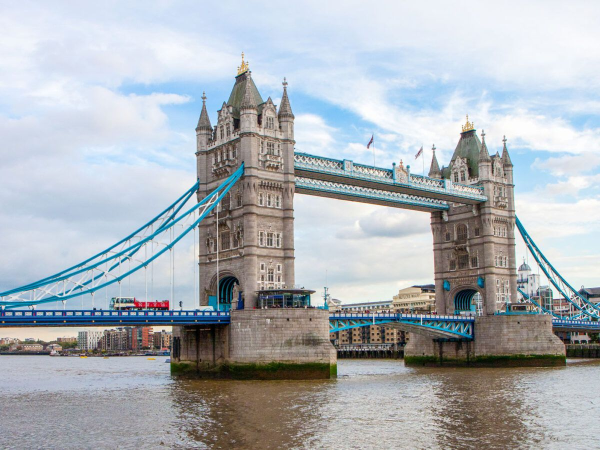
#> input picture imageProcessing/230217/source/london.jpg, 1200 x 900 px (shown at 1/2 size)
$ python ex_perspective.py
#> lines starting #> are read from the running program, lines starting #| are printed output that depends on the picture
#> further down, image is the input picture: shape (900, 1200, 3); mean B, G, R 183.6, 178.1, 172
import numpy as np, cv2
from Common.utils import contain_pts  # 좌표로 범위 확인 함수


def draw_rect(img):
    rois = [(p - small, small * 2) for p in pts1]
    for (x, y), (w, h) in np.int32(rois):
        roi = img[y:y + h, x:x + w]  # 좌표 사각형 범위 가져오기
        val = np.full(roi.shape, 80,
                      np.uint8)  # 컬러(3차원) 행렬 생성		cv2.add(roi, val, roi)                      			# 관심영역 밝기 증가
        cv2.add(roi, val, roi)
        cv2.rectangle(img, (x, y, w, h), (0, 255, 0), 1)
#> this loop made 4 passes
#> pass 1, in draw_rect, `roi = img[y:y + h, x:x + w]`:
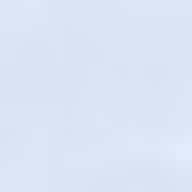
#> roi: shape (24, 24, 3) (shown 8 times larger); mean of channels 0, 1, 2 244.6, 228, 220.4; drawn as B, G, R
#> pass 3, in draw_rect, `roi = img[y:y + h, x:x + w]`:
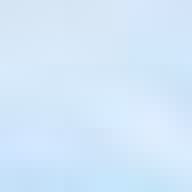
#> roi: shape (24, 24, 3) (shown 8 times larger); mean of channels 0, 1, 2 249.9, 231.1, 210.7; drawn as B, G, R
#> after the loop:
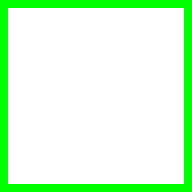
#> roi: shape (24, 24, 3) (shown 8 times larger); mean of channels 0, 1, 2 214.3, 255, 214.3; drawn as B, G, R
    cv2.polylines(img, [pts1.astype(int)], True, (0, 255, 0), 1)  # pts는 numpy 배열
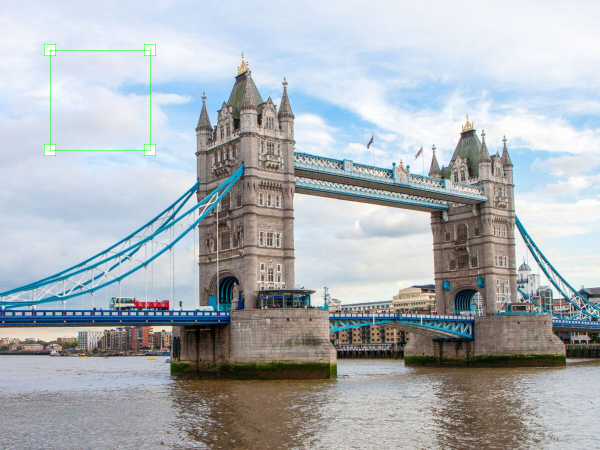
#> img: shape (900, 1200, 3) (shown at 1/2 size); mean of channels 0, 1, 2 183.3, 178.1, 171.9; drawn as B, G, R
    cv2.imshow("select rect", img)


def warp(img):
    perspect_mat = cv2.getPerspectiveTransform(pts1, pts2)
    dst = cv2.warpPerspective(img, perspect_mat, (350, 400), cv2.INTER_CUBIC)
    cv2.imshow("perspective transform", dst)


def onMouse(event, x, y, flags, param):
    global check
    if event == cv2.EVENT_LBUTTONDOWN:
        for i, p in enumerate(pts1):
            p1, p2 = p - small, p + small  # p점에서 우상단, 좌하단 좌표생성
            if contain_pts((x, y), p1, p2): check = i

    if event == cv2.EVENT_LBUTTONUP: check = -1  # 좌표 번호 초기화

    if check >= 0:  # 좌표 사각형 선택 시
        pts1[check] = (x, y)
        draw_rect(np.copy(image))
        warp(np.copy(image))


image = cv2.imread('source/london.jpg')
if image is None: raise Exception("영상 파일을 읽기 에러")

small = np.array((12, 12))  # 좌표 사각형 크기
check = -1  # 선택 좌표 사각형 번호 초기화
pts1 = np.float32([(100, 100), (300, 100), (300, 300), (100, 300)])
pts2 = np.float32([(0, 0), (400, 0), (400, 350), (0, 350)])  # 목적 영상 4개 좌표                         # 목적 영상 4개 좌표

draw_rect(np.copy(image))
cv2.setMouseCallback("select rect", onMouse, 0)
cv2.waitKey(0)
